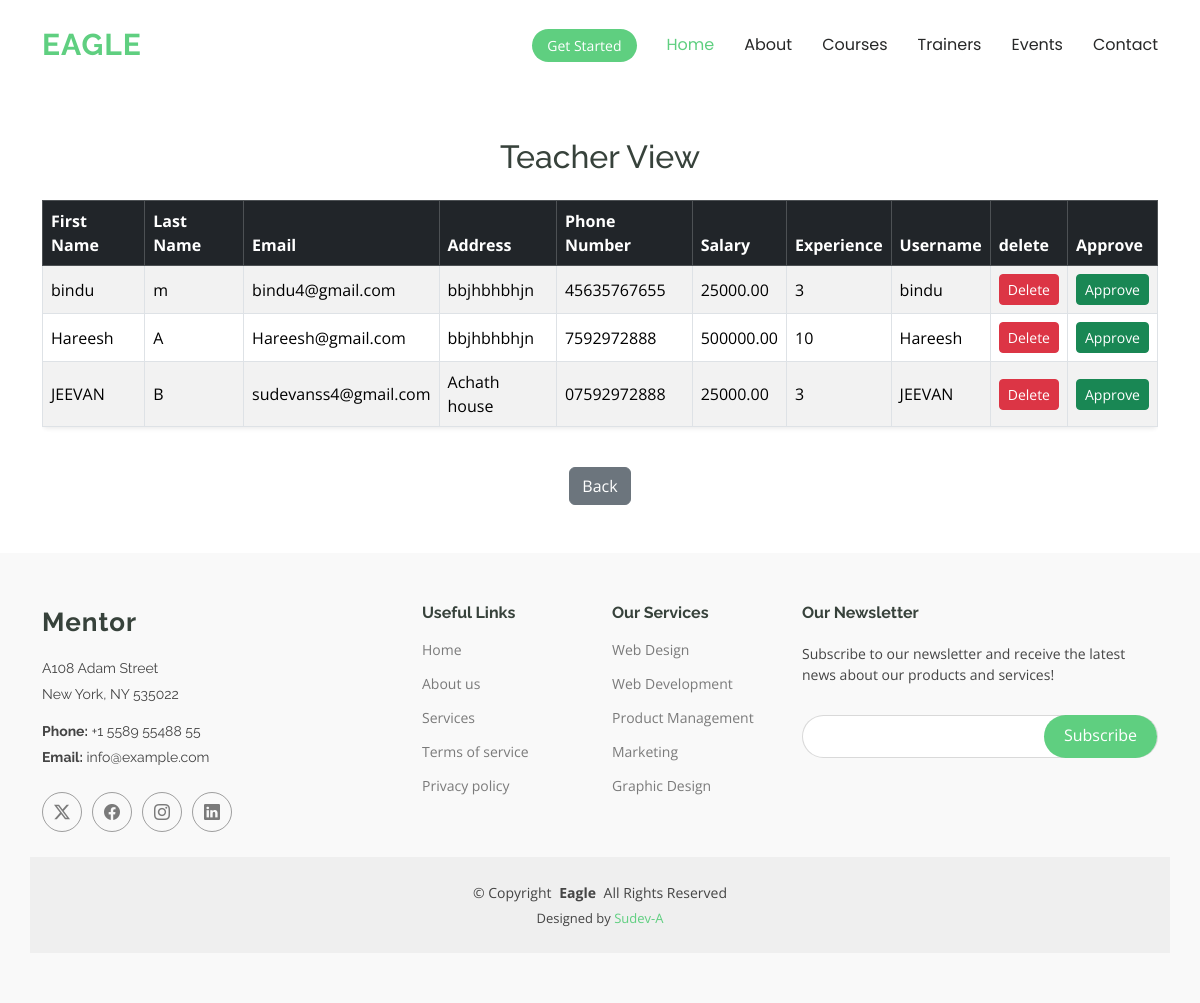
The page /teacher_admin/ on the database its author committed.
### myapp/models.py (models this page shows, shortened)
class Teacher(models.Model):
    teacher_id = models.OneToOneField(User, on_delete=models.CASCADE, related_name="teacher_profile")
    salary = models.DecimalField(max_digits=10, decimal_places=2, null=True, blank=True)
    experience = models.PositiveIntegerField(null=True, blank=True)

class User(AbstractUser):
    USERTYPE_CHOICES = (
        ("Student", "Student"),
        ("Teacher", "Teacher"),
    )
    usertype = models.CharField(max_length=50, choices=USERTYPE_CHOICES)
    address = models.CharField(max_length=255, null=True, blank=True)
    phone_number = models.CharField(max_length=15, null=True, blank=True)
    department = models.ForeignKey(Department, on_delete=models.SET_NULL, null=True, blank=True)
    picture = models.ImageField(upload_to="profiles/", null=True, blank=True)

### myapp/views.py (the view)
# urls.py: path('teacher_admin/', views.teacher_admin, name='teacher_admin'),
def teacher_admin(request):
    teachers = Teacher.objects.select_related('teacher_id').all()
    return render(request, 'teacher_admin.html', {
        'teachers': teachers,
    })

### myapp/templates/teacher_admin.html (shortened to what this page needs)
{% load static %}
<!DOCTYPE html>
<html lang="en">
<head>
  <link href="{% static 'assets/vendor/bootstrap/css/bootstrap.min.css' %}" rel="stylesheet">
  <link href="{% static 'assets/vendor/bootstrap-icons/bootstrap-icons.css' %}" rel="stylesheet">
  <link href="{% static 'assets/vendor/aos/aos.css' %}" rel="stylesheet">
  <link href="{% static 'assets/vendor/glightbox/css/glightbox.min.css' %}" rel="stylesheet">
  <link href="{% static 'assets/vendor/swiper/swiper-bundle.min.css' %}" rel="stylesheet">
  <link href="{% static 'assets/css/main.css' %}" rel="stylesheet">
</head>
<body class="index-page">
  <header id="header" class="header d-flex align-items-center sticky-top">
    <div class="container-fluid container-xl position-relative d-flex align-items-center">
      <a href="#" class="logo d-flex align-items-center me-auto">
        <h1 class="sitename">Eagle</h1>
      </a>
      <nav id="navmenu" class="navmenu">
        <ul>
        {% block content1 %}
          <li><a href="#" class="active">Home<br></a></li>
          <li><a href="#">About</a></li>
          <li><a href="#">Courses</a></li>
          <li><a href="#">Trainers</a></li>
          <li><a href="#">Events</a></li>
          <li><a href="#">Contact</a></li>
        </ul>
      </nav>
      <a class="btn-getstarted" href="{% url 'login' %}">Get Started</a>
    </div>
  </header>
<body>
     <main class="container my-5">
  <h2 class="text-center mb-4">Teacher View</h2>
  <div class="table-responsive">
    <table class="table table-bordered table-striped table-hover align-middle shadow-sm rounded">
      <thead class="table-dark">
        <tr>
          <th>First Name</th>
          <th>Last Name</th>
          <th>Email</th>
          <th>Address</th>
          <th>Phone Number</th>
          <th>Salary</th>
          <th>Experience</th>
          <th>Username</th>
          <th>delete</th>
          <th>Approve</th>
      </thead>
      <tbody>
        {% for t in teachers %}
        <tr>
          <td>{{ t.teacher_id.first_name }}</td>
          <td>{{ t.teacher_id.last_name }}</td>
          <td>{{ t.teacher_id.email }}</td>
          <td>{{ t.teacher_id.address }}</td>
          <td>{{ t.teacher_id.phone_number }}</td>
          <td>{{ t.salary }}</td>
          <td>{{ t.experience }}</td>
          <td>{{ t.teacher_id.username }}</td>
          <td><a href="{% url 'delete_t' t.id %}" class="btn btn-danger btn-sm">Delete</a></td>
          <td><a href="{% url 'approve_t' t.id %}" class="btn btn-success btn-sm">Approve</a></td>
        {% endfor %}
      </tbody>
    </table>
  </div>
  <div class="text-center mt-4">
    <a href="{% url 'admin_h' %}" class="btn btn-secondary">Back</a>
  </div>
</main>
  <footer id="footer" class="footer position-relative light-background">
    <div class="container footer-top">
      <div class="row gy-4">
        <div class="col-lg-4 col-md-6 footer-about">
          <a href="#" class="logo d-flex align-items-center">
            <span class="sitename">Mentor</span>
          </a>
          <div class="footer-contact pt-3">
            <p>A108 Adam Street</p>
            <p>New York, NY 535022</p>
            <p class="mt-3"><strong>Phone:</strong> <span>+1 5589 55488 55</span></p>
            <p><strong>Email:</strong> <span>info@example.com</span></p>
          </div>
          <div class="social-links d-flex mt-4">
            <a href=""><i class="bi bi-twitter-x"></i></a>
            <a href=""><i class="bi bi-facebook"></i></a>
            <a href=""><i class="bi bi-instagram"></i></a>
            <a href=""><i class="bi bi-linkedin"></i></a>
          </div>
        </div>
        <div class="col-lg-2 col-md-3 footer-links">
          <h4>Useful Links</h4>
          <ul>
            <li><a href="#">Home</a></li>
            <li><a href="#">About us</a></li>
            <li><a href="#">Services</a></li>
            <li><a href="#">Terms of service</a></li>
            <li><a href="#">Privacy policy</a></li>
          </ul>
        </div>
        <div class="col-lg-2 col-md-3 footer-links">
          <h4>Our Services</h4>
          <ul>
            <li><a href="#">Web Design</a></li>
            <li><a href="#">Web Development</a></li>
            <li><a href="#">Product Management</a></li>
            <li><a href="#">Marketing</a></li>
            <li><a href="#">Graphic Design</a></li>
          </ul>
        </div>
        <div class="col-lg-4 col-md-12 footer-newsletter">
          <h4>Our Newsletter</h4>
          <p>Subscribe to our newsletter and receive the latest news about our products and services!</p>
          <form action="forms/newsletter.php" method="post" class="php-email-form">
            <div class="newsletter-form"><input type="email" name="email"><input type="submit" value="Subscribe"></div>
          </form>
        </div>
      </div>
    </div>
    <div class="container copyright text-center mt-4">
      <p>© <span>Copyright</span> <strong class="px-1 sitename">Eagle</strong> <span>All Rights Reserved</span></p>
      <div class="credits">
        Designed by <a href="#">Sudev-A</a>
      </div>
    </div>
  </footer>
</body>
</html>

### rows shown on the page
Teacher: teacher_id.first_name "bindu", teacher_id.last_name "m", teacher_id.email "bindu4@gmail.com", teacher_id.address "bbjhbhbhjn", teacher_id.phone_number "45635767655", salary "25000.00", experience "3", teacher_id.username "bindu"
Teacher: teacher_id.first_name "Hareesh", teacher_id.last_name "A", teacher_id.email "Hareesh@gmail.com", teacher_id.address "bbjhbhbhjn", teacher_id.phone_number "7592972888", salary "500000.00", experience "10", teacher_id.username "Hareesh"
Teacher: teacher_id.first_name "JEEVAN", teacher_id.last_name "B", teacher_id.email "sudevanss4@gmail.com", teacher_id.address "Achath house", teacher_id.phone_number "07592972888", salary "25000.00", experience "3", teacher_id.username "JEEVAN"
